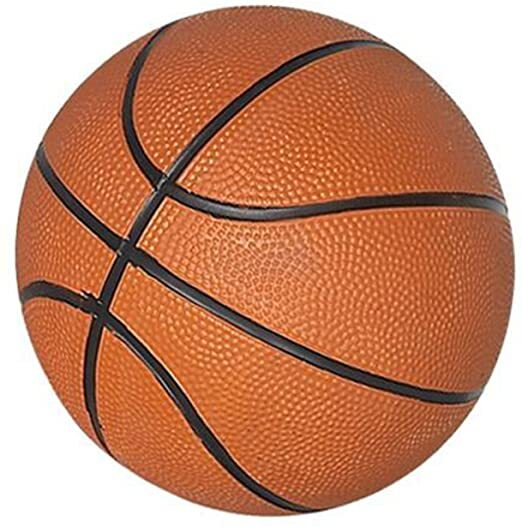
#> input picture basketball.jpg, 522 x 527 px
$ python main.py
#> lines starting #> are read from the running program, lines starting #| are printed output that depends on the picture
from skimage import io
from matplotlib import pyplot as plt
from scipy.ndimage import gaussian_filter
import numpy as np

# name of the input file
imname_low = 'basketball.jpg'
imname_high = 'orange.jpg'

# read in the image
im_low = io.imread(imname_low)
#> im_low is the input picture: shape (527, 522, 3); mean R, G, B 196.8, 140.2, 113.2
im_high = io.imread(imname_high)
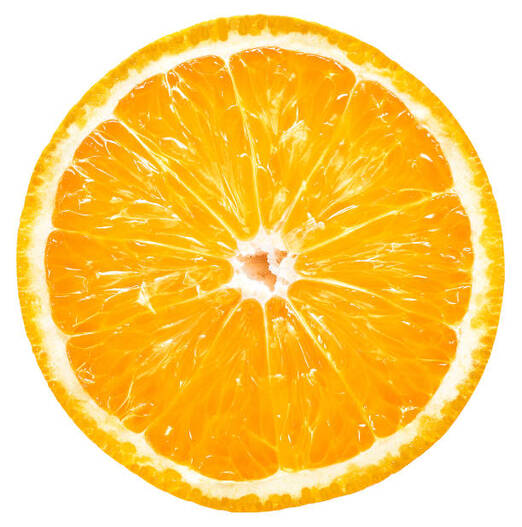
#> input picture orange.jpg, 522 x 527 px
#> im_high is the input picture: shape (527, 522, 3); mean R, G, B 252.2, 208.9, 110.4

# apply low pass filter to one image
s = 20
r_blur = gaussian_filter(im_low[:,:,0], sigma=s)
g_blur = gaussian_filter(im_low[:,:,1], sigma=s)
b_blur = gaussian_filter(im_low[:,:,2], sigma=s)
low_filtered = np.dstack([r_blur, g_blur, b_blur])

# apply high pass filter to other image
s = 7
r_blur = gaussian_filter(im_high[:,:,0], sigma=s)
g_blur = gaussian_filter(im_high[:,:,1], sigma=s)
b_blur = gaussian_filter(im_high[:,:,2], sigma=s)
high_filtered = np.dstack([r_blur, g_blur, b_blur])
high_filtered = im_high - high_filtered
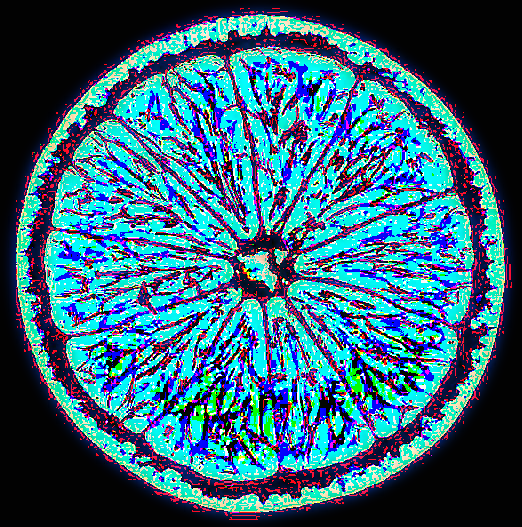
#> high_filtered: shape (527, 522, 3); mean R, G, B 51.7, 98.1, 117.8

# add the two images together
hybrid = low_filtered + high_filtered

# do a small gausian blur on hybrid image to remove artifacts from adding images together
s=4
r_blur = gaussian_filter(hybrid[:,:,0], sigma=s)
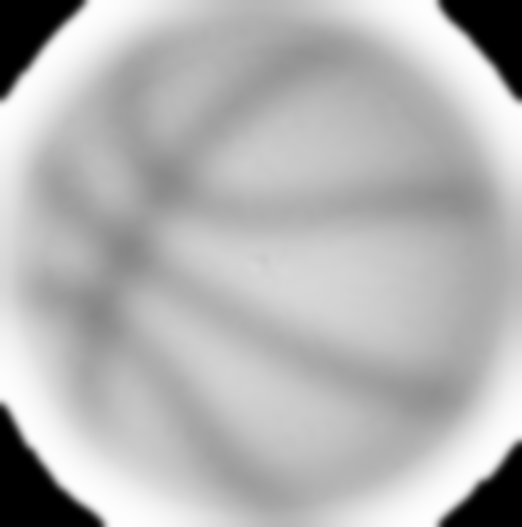
#> r_blur: shape (527, 522); min 0, max 254, mean 179
g_blur = gaussian_filter(hybrid[:,:,1], sigma=s)
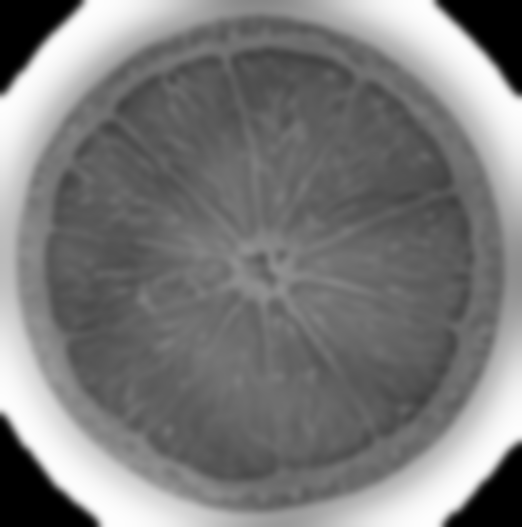
#> g_blur: shape (527, 522); min 0, max 253, mean 123.4
b_blur = gaussian_filter(hybrid[:,:,2], sigma=s)
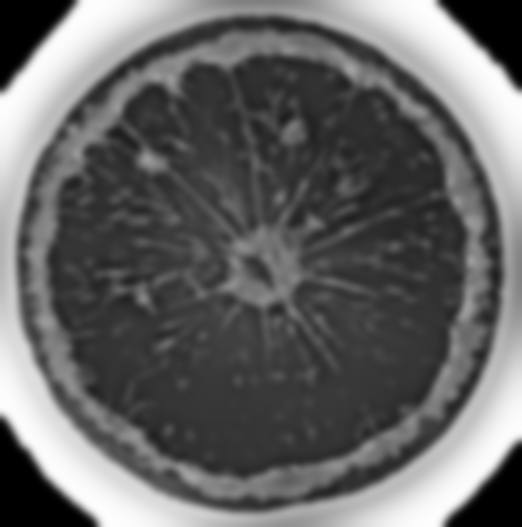
#> b_blur: shape (527, 522); min 0, max 253, mean 101.4
hybrid = np.dstack([r_blur, g_blur, b_blur])
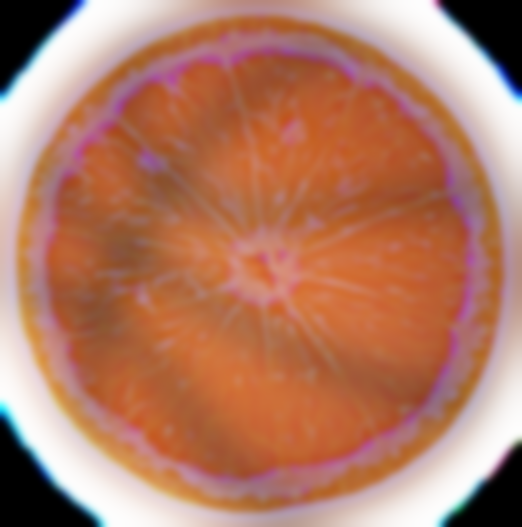
#> hybrid: shape (527, 522, 3); mean R, G, B 179, 123.4, 101.4

io.imshow(low_filtered)
plt.show()
io.imshow(high_filtered)
plt.show()
io.imshow(hybrid)
plt.show()

#show log magnitude of forier transform for original images, filtered images, and hybrid images
plt.imshow(np.log(np.abs(np.fft.fftshift(np.fft.fft2(im_low)))))
plt.show()
plt.imshow(np.log(np.abs(np.fft.fftshift(np.fft.fft2(im_high)))))
plt.show()
plt.imshow(np.log(np.abs(np.fft.fftshift(np.fft.fft2(low_filtered)))))
plt.show()
plt.imshow(np.log(np.abs(np.fft.fftshift(np.fft.fft2(high_filtered)))))
plt.show()
plt.imshow(np.log(np.abs(np.fft.fftshift(np.fft.fft2(hybrid)))))
plt.show()
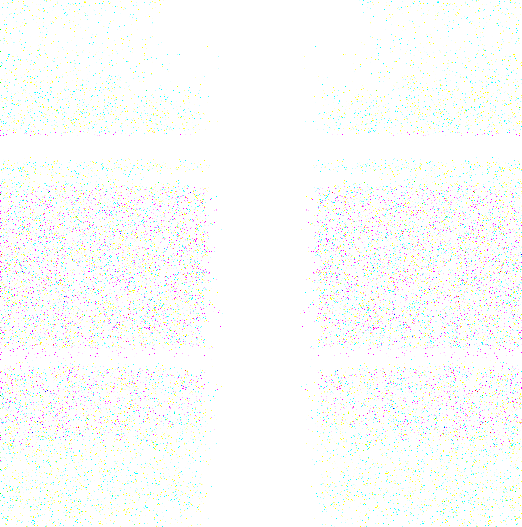
#> shown: shape (527, 522, 3) float64; mean R, G, B 0.985, 0.991, 0.985

# save hybrid image
fname = 'hybrid_'+imname_low
io.imsave(fname, hybrid)

# notes: (15,5) for sample, (8,7) for quarter, (20,5) for fruit, (20,7) for basketball, (13,4) for pizza, (2) for final blur
